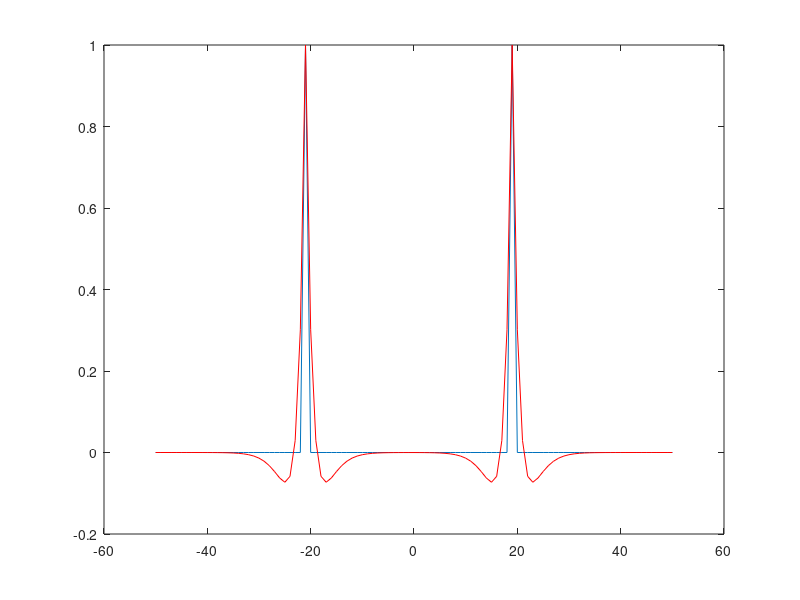

MATLAB code for this plot:
clear;

%range of values
finish = 50;
begin = -50;
range = finish - begin + 1;

values = (begin : finish);

%input signals
x = exp(-abs(values));
x = zeros(1, range);
x(70) = 1;
x(30) = 1;

%gloabal values
%alpha
a = 0.6;

ea = exp(-a);
ea2 = ea ^ 2;

%choose the filter to use 
%[1 - smoothing]
%[2 - edge as max]
%[3 - edge as zero crossing]
FILTER = 3;

if FILTER == 1
    S = (1 - ea) ^ 2 / (1 + ea * (a - 1));
elseif FILTER == 2  
    S = (1 - ea)^2 / ea;
else
    S = (1 - ea) / a;
end

%positive
yp = zeros(1, range);
for n = 3 : range
    
    if FILTER == 1
        yp(n) = S * x(n) + S * ea * (a - 1) * x(n - 1) + 2 * ea * yp(n - 1) - ea2 * yp(n - 2);
    elseif FILTER == 2
        yp(n) = S * ea * x(n - 1) + 2 * ea * yp(n - 1) - ea2 * yp(n - 2);
    else
        yp(n) = x(n) - (1 + S*a) * ea * x(n - 1) + 2 * ea * yp(n - 1) - ea2 * yp(n - 2);
    end
end

%negative
yn = zeros(1, range);
for n = (range - 2) : -1 : 1
    
    if FILTER == 1
        yn(n) = S * x(n) + S * ea * (a - 1) * x(n + 1) + 2 * ea * yn(n + 1) - ea2 * yn(n + 2);
    elseif FILTER == 2
        yn(n) = S * ea * x(n + 1) + 2 * ea * yn(n + 1) - ea2 * yn(n + 2);
    else
        yn(n) = x(n) - (1 + S*a) * ea * x(n + 1) + 2 * ea * yn(n + 1) - ea2 * yn(n + 2);
    end
end

%result
y = zeros(1, range);
if FILTER == 1
    S = S;
elseif FILTER == 2
    S = 0;
else
    S = 1;
end

for n = 1 : range
    y(n) = yp(n) + yn(n) - S * x(n);
end

plot(values, x);
hold on;
plot(values, y, 'r');
hold off;